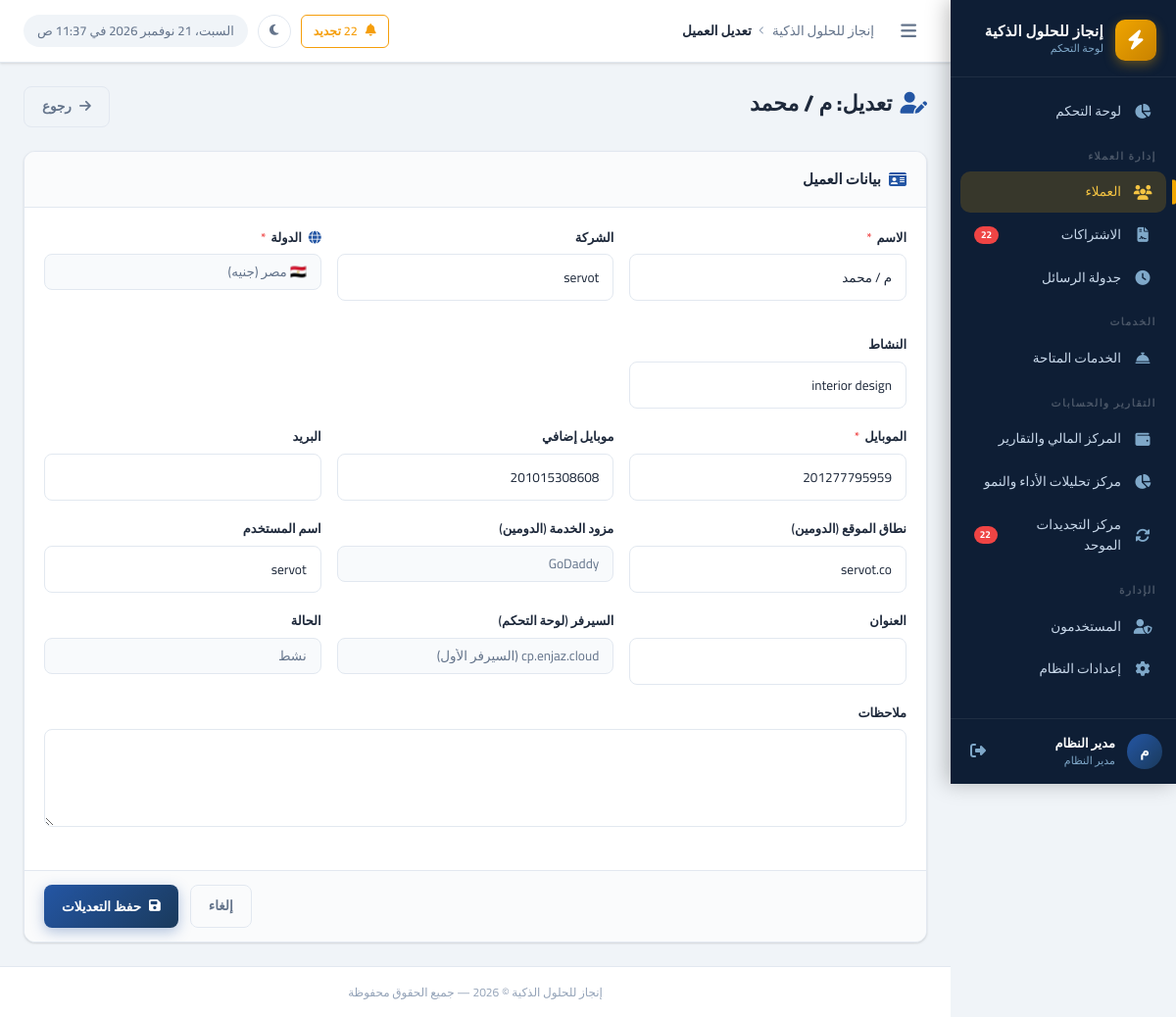
The app's page /clients/edit.php?id=3 (signed in) with its own data.
### tables this page shows
CREATE TABLE `clients` (
  `id` int UNSIGNED NOT NULL,
  `name` varchar(200) NOT NULL COMMENT 'اسم العميل',
  `company_name` varchar(200) DEFAULT NULL COMMENT 'اسم الشركة',
  `mobile` varchar(20) NOT NULL COMMENT 'رقم الموبايل',
  `mobile_2` varchar(20) DEFAULT NULL COMMENT 'رقم موبايل إضافي',
  `activity` varchar(200) DEFAULT NULL COMMENT 'النشاط التجاري',
  `country` varchar(10) NOT NULL DEFAULT 'EG',
  `domain` varchar(255) DEFAULT NULL,
  `domain_provider` varchar(100) DEFAULT NULL,
  `username_note` varchar(200) DEFAULT NULL COMMENT 'اسم المستخدم (للإشارة)',
  `server_panel` varchar(100) NOT NULL DEFAULT 'cp.enjaz.cloud',
  `email` varchar(200) DEFAULT NULL,
  `address` text,
  `notes` text,
  `status` tinyint(1) NOT NULL DEFAULT '1' COMMENT '1=نشط, 0=موقوف',
  `created_by` int UNSIGNED DEFAULT NULL,
  `created_at` datetime NOT NULL DEFAULT CURRENT_TIMESTAMP,
  `updated_at` datetime NOT NULL DEFAULT CURRENT_TIMESTAMP ON UPDATE CURRENT_TIMESTAMP
);

### includes/functions.php (called while the page is built, shortened)
<?php
function getSupportedCountries(): array {
    return [
        'EG' => ['name' => 'مصر', 'flag' => '🇪🇬', 'code' => '+20', 'currency' => 'EGP', 'currency_label' => 'جنيه'],
        'SA' => ['name' => 'السعودية', 'flag' => '🇸🇦', 'code' => '+966', 'currency' => 'SAR', 'currency_label' => 'ريال'],
        'OM' => ['name' => 'سلطنة عمان', 'flag' => '🇴🇲', 'code' => '+968', 'currency' => 'OMR', 'currency_label' => 'ريال عماني'],
        'SD' => ['name' => 'السودان', 'flag' => '🇸🇩', 'code' => '+249', 'currency' => 'SDG', 'currency_label' => 'جنيه سوداني'],
        'ID' => ['name' => 'إندونيسيا', 'flag' => '🇮🇩', 'code' => '+62', 'currency' => 'IDR', 'currency_label' => 'روبية / أخرى'],
        'AE' => ['name' => 'الإمارات', 'flag' => '🇦🇪', 'code' => '+971', 'currency' => 'AED', 'currency_label' => 'درهم'],
        'KW' => ['name' => 'الكويت', 'flag' => '🇰🇼', 'code' => '+965', 'currency' => 'KWD', 'currency_label' => 'دينار كويتي'],
        'QA' => ['name' => 'قطر', 'flag' => '🇶🇦', 'code' => '+974', 'currency' => 'QAR', 'currency_label' => 'ريال قطري'],
        'BH' => ['name' => 'البحرين', 'flag' => '🇧🇭', 'code' => '+973', 'currency' => 'BHD', 'currency_label' => 'دينار بحريني'],
        'OTHER' => ['name' => 'دولة أخرى', 'flag' => '🌐', 'code' => '', 'currency' => 'USD', 'currency_label' => 'دولار / أخرى'],
    ];
}
function e(mixed $value): string {
    return htmlspecialchars((string)$value, ENT_QUOTES, 'UTF-8');
}

### clients/edit.php (the view, shortened to what this page needs)
<?php
$db = getDB();
$id = (int)($_GET['id'] ?? 0);
$clientStmt = $db->prepare("SELECT * FROM clients WHERE id = ?");
$clientStmt->execute([$id]);
$client = $clientStmt->fetch();
$formData = $client;
require_once INCLUDES_PATH . '/header.php';
?>
<div class="page-header">
  <div class="page-header-text">
    <h1 class="page-title"><i class="fas fa-user-edit" style="color:var(--primary-light);margin-left:8px;"></i>تعديل: <?= e($client['name']) ?></h1>
  </div>
  <div class="page-actions">
    <a href="view.php?id=<?= $id ?>" class="btn btn-outline"><i class="fas fa-arrow-right"></i> رجوع</a>
  </div>
</div>
<form method="POST" action="edit.php?id=<?= $id ?>" data-validate>
  <div class="card">
    <div class="card-header"><span class="card-title"><i class="fas fa-id-card"></i> بيانات العميل</span></div>
    <div class="card-body">
      <div class="form-row">
        <div class="form-group" style="flex:1.5;">
          <label class="form-label" for="name">الاسم <span class="required">*</span></label>
          <input type="text" id="name" name="name" class="form-control" value="<?= e($formData['name']) ?>" required>
        </div>
        <div class="form-group" style="flex:1.2;">
          <label class="form-label" for="company_name">الشركة</label>
          <input type="text" id="company_name" name="company_name" class="form-control" value="<?= e($formData['company_name']) ?>">
        </div>
        <div class="form-group" style="flex:1;">
          <label class="form-label" for="country"><i class="fas fa-globe" style="margin-left:4px;color:var(--primary-light);"></i> الدولة <span class="required">*</span></label>
          <select id="country" name="country" class="form-control" required>
            <?php
            $currentCountry = $formData['country'] ?? 'EG';
            foreach (getSupportedCountries() as $code => $cInfo):
            ?>
              <option value="<?= e($code) ?>" <?= ($currentCountry === $code) ? 'selected' : '' ?>>
                <?= $cInfo['flag'] ?> <?= e($cInfo['name']) ?> (<?= $cInfo['currency_label'] ?>)
              </option>
            <?php endforeach; ?>
          </select>
        </div>
        <div class="form-group" style="flex:1;">
          <label class="form-label" for="activity">النشاط</label>
          <input type="text" id="activity" name="activity" class="form-control" value="<?= e($formData['activity']) ?>">
        </div>
      </div>
      <div class="form-row">
        <div class="form-group">
          <label class="form-label" for="mobile">الموبايل <span class="required">*</span></label>
          <input type="tel" id="mobile" name="mobile" class="form-control" value="<?= e($formData['mobile']) ?>" required>
        </div>
        <div class="form-group">
          <label class="form-label" for="mobile_2">موبايل إضافي</label>
          <input type="tel" id="mobile_2" name="mobile_2" class="form-control" value="<?= e($formData['mobile_2']) ?>">
        </div>
        <div class="form-group">
          <label class="form-label" for="email">البريد</label>
          <input type="email" id="email" name="email" class="form-control" value="<?= e($formData['email']) ?>" dir="ltr">
        </div>
      </div>
      <div class="form-row">
        <div class="form-group">
          <label class="form-label" for="domain">نطاق الموقع (الدومين)</label>
          <input type="text" id="domain" name="domain" class="form-control" value="<?= e($formData['domain']) ?>" placeholder="example.com" dir="ltr">
        </div>
        <div class="form-group">
          <label class="form-label" for="domain_provider">مزود الخدمة (الدومين)</label>
          <?php
          $providers = ['GoDaddy', 'Hostinger', 'Namecheap', 'Cloudflare', 'Dynadot', 'Hostgator', 'Bluehost', 'إنجاز للحلول الذكية'];
          ?>
          <select id="domain_provider_select" class="form-control" onchange="onProviderChange(this)">
            <?php foreach ($providers as $prov): ?>
              <option value="<?= e($prov) ?>" <?= $formData['domain_provider'] === $prov ? 'selected' : '' ?>><?= e($prov) ?></option>
            <?php endforeach; ?>
          </select>
        </div>
        <div class="form-group">
          <label class="form-label" for="username_note">اسم المستخدم</label>
          <input type="text" id="username_note" name="username_note" class="form-control" value="<?= e($formData['username_note']) ?>">
        </div>
      </div>
      <div class="form-row">
        <div class="form-group">
          <label class="form-label" for="address">العنوان</label>
          <input type="text" id="address" name="address" class="form-control" value="<?= e($formData['address']) ?>">
        </div>
        <div class="form-group">
          <label class="form-label" for="server_panel">السيرفر (لوحة التحكم)</label>
          <select id="server_panel" name="server_panel" class="form-control">
            <option value="cp.enjaz.cloud" <?= $formData['server_panel'] === 'cp.enjaz.cloud' ? 'selected' : '' ?>>cp.enjaz.cloud (السيرفر الأول)</option>
          </select>
        </div>
        <div class="form-group">
          <label class="form-label" for="status">الحالة</label>
          <select id="status" name="status" class="form-control">
            <option value="1" <?= $formData['status'] ? 'selected' : '' ?>>نشط</option>
          </select>
        </div>
      </div>
      <div class="form-group">
        <label class="form-label" for="notes">ملاحظات</label>
        <textarea id="notes" name="notes" class="form-control" rows="3"><?= e($formData['notes']) ?></textarea>
      </div>
    </div>
    <div class="card-footer">
      <div style="display:flex;gap:12px;justify-content:flex-end;">
        <a href="view.php?id=<?= $id ?>" class="btn btn-outline">إلغاء</a>
        <button type="submit" class="btn btn-primary"><i class="fas fa-save"></i> حفظ التعديلات</button>
      </div>
    </div>
  </div>
</form>
<?php require_once INCLUDES_PATH . '/footer.php'; ?>

### assets/css/style.css (style rules this page uses)
:root { --primary: #1a3a5c; --primary-light: #2456a4; --primary-dark: #0e2340; --accent: #f0a500; --accent-light: #f5c442; --accent-dark: #c88200; --success: #22c55e; --success-light: #dcfce7; --warning: #f59e0b; --warning-light: #fef3c7; --danger: #ef4444; --danger-light: #fee2e2; --info: #3b82f6; --info-light: #dbeafe; --secondary: #6b7280; --secondary-light:#f3f4f6; --sidebar-bg: #0e1e35; --sidebar-width: 230px; --sidebar-item-hover: rgba(240, 165, 0, 0.12); --sidebar-active-bg: rgba(240, 165, 0, 0.18); --sidebar-text: #c8d8ea; --sidebar-icon: #7fa8c9; --topbar-height: 64px; --content-bg: #f0f4f8; --card-bg: #ffffff; --border-color: #e2e8f0; --border-radius: 12px; --border-radius-sm: 8px; --border-radius-lg: 16px; --font-family: 'Cairo', sans-serif; --text-primary: #1e293b; --text-secondary: #64748b; --text-muted: #94a3b8; --shadow-sm: 0 1px 3px rgba(0,0,0,.08), 0 1px 2px rgba(0,0,0,.06); --shadow-md: 0 4px 6px rgba(0,0,0,.07), 0 2px 4px rgba(0,0,0,.06); --shadow-lg: 0 10px 25px rgba(0,0,0,.1), 0 4px 10px rgba(0,0,0,.05); --shadow-xl: 0 20px 40px rgba(0,0,0,.12); --transition: all .22s cubic-bezier(.4,0,.2,1); }
*, *::before, *::after { box-sizing: border-box; margin: 0; padding: 0; }
html { direction: rtl; font-size: 13px; scroll-behavior: smooth; overflow-x: hidden; }
body { font-family: var(--font-family); background: var(--content-bg); color: var(--text-primary); min-height: 100vh; overflow-x: hidden; line-height: 1.6; }
a { color: var(--primary-light); text-decoration: none; transition: var(--transition); }
.page-header { display: flex; align-items: flex-start; justify-content: space-between; margin-bottom: 24px; gap: 16px; flex-wrap: wrap; }
.page-header-text .page-title { font-size: 22px; font-weight: 800; color: var(--text-primary); margin-bottom: 4px; }
.page-actions { display: flex; gap: 10px; align-items: center; flex-wrap: wrap; }
.card { background: var(--card-bg); border-radius: var(--border-radius); border: 1px solid var(--border-color); box-shadow: var(--shadow-sm); overflow: hidden; transition: var(--transition); }
.card-header { display: flex; align-items: center; justify-content: space-between; padding: 16px 20px; border-bottom: 1px solid var(--border-color); background: #fafbfc; gap: 12px; }
.card-title { font-size: 15px; font-weight: 700; color: var(--text-primary); display: flex; align-items: center; gap: 8px; }
.card-title i { color: var(--primary-light); font-size: 16px; }
.card-body { padding: 20px; }
.card-footer { padding: 14px 20px; border-top: 1px solid var(--border-color); background: #fafbfc; }
.btn { display: inline-flex; align-items: center; gap: 8px; padding: 9px 18px; border-radius: var(--border-radius-sm); font-family: var(--font-family); font-size: 13.5px; font-weight: 600; cursor: pointer; border: none; outline: none; transition: var(--transition); white-space: nowrap; text-decoration: none; }
.btn-primary { background: linear-gradient(135deg, var(--primary-light), var(--primary)); color: #fff; box-shadow: 0 4px 14px rgba(36,86,164,.35); }
.btn-outline { background: transparent; border: 1.5px solid var(--border-color); color: var(--text-secondary); }
.form-group { margin-bottom: 18px; }
.form-label { display: block; font-size: 13px; font-weight: 600; color: var(--text-primary); margin-bottom: 7px; }
.form-label .required { color: var(--danger); margin-right: 2px; }
.form-control { width: 100%; padding: 10px 14px; border: 1.5px solid var(--border-color); border-radius: var(--border-radius-sm); font-family: var(--font-family); font-size: 13.5px; color: var(--text-primary); background: #fff; transition: var(--transition); outline: none; direction: rtl; }
.form-control:read-only { background: #f8fafc; color: var(--text-secondary); }
select.form-control { cursor: pointer; appearance: none; background-repeat: no-repeat; background-position: left 12px center; padding-left: 36px; }
textarea.form-control { resize: vertical; min-height: 90px; }
.form-row { display: grid; grid-template-columns: repeat(auto-fit, minmax(220px, 1fr)); gap: 16px; }
.btn { transition: all 0.2s cubic-bezier(0.4, 0, 0.2, 1); }

### records on screen
clients: name "م / محمد", company_name "servot", country "🇪🇬 مصر (جنيه)", activity "interior design", mobile "201277795959", mobile_2 "201015308608", domain "servot.co", username_note "servot", server_panel "cp.enjaz.cloud (السيرفر الأول)", status "نشط"

### other values on screen
$companyName "إنجاز للحلول الذكية"
$renewalCount "22"
$userInitial "م"
$userName "مدير النظام"
$userRole "مدير النظام"
$pageTitle "تعديل العميل"
form field value "GoDaddy"
